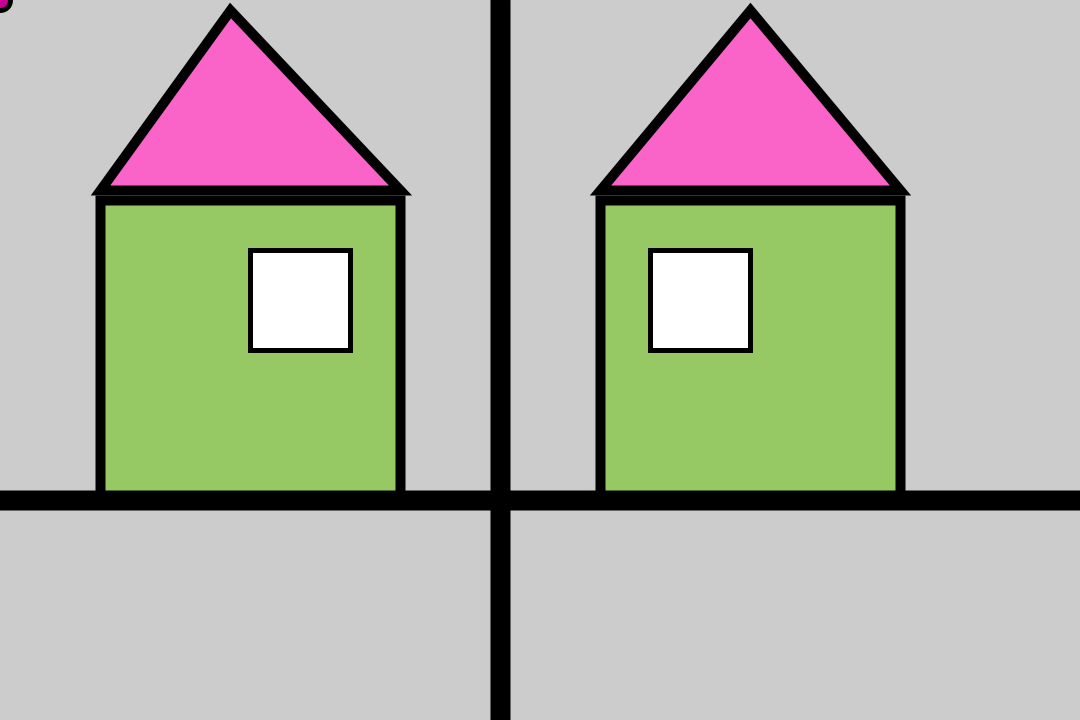
Frame 1 (no input)
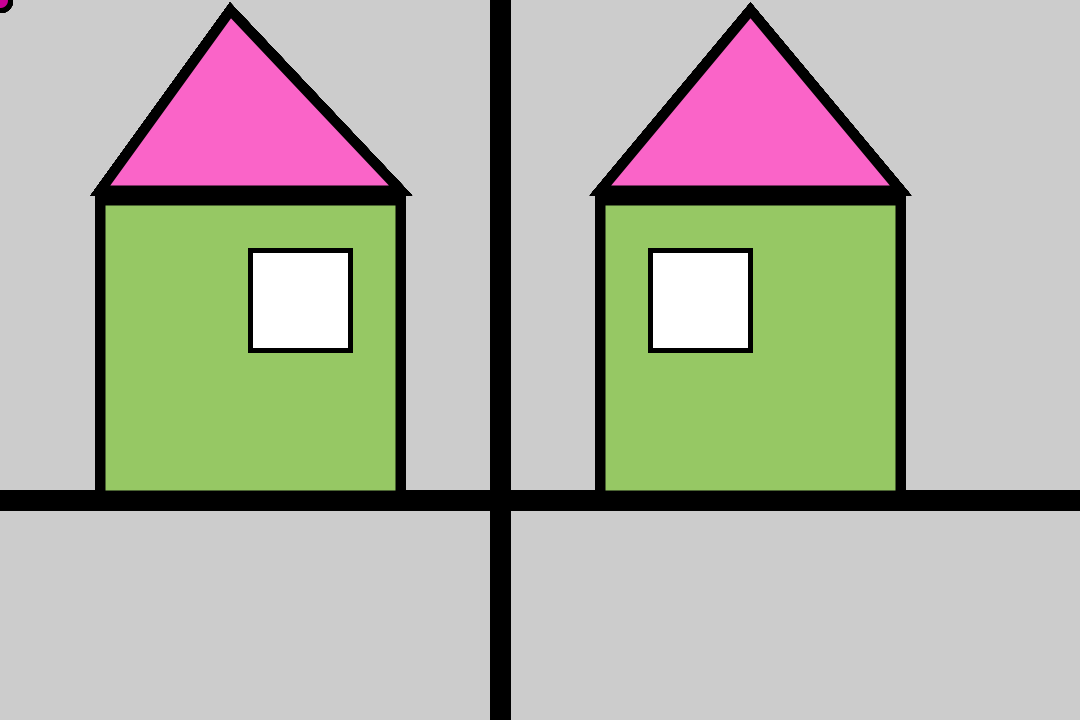
Frame 60 (the mouse pressed at the canvas centre just before this capture)
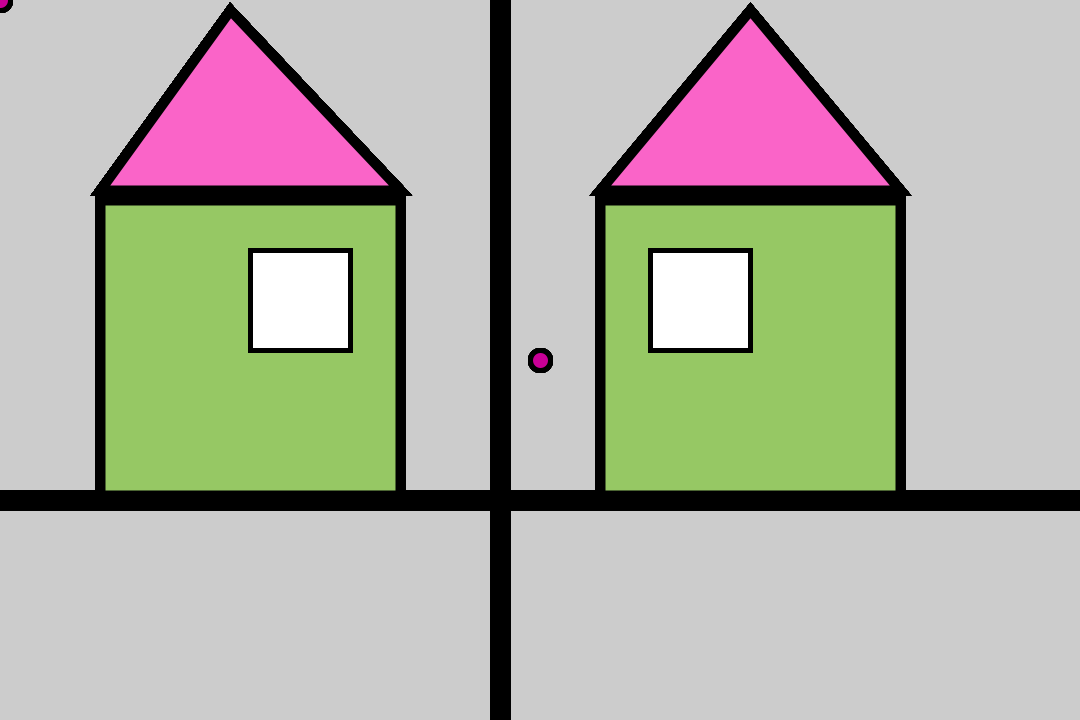
Frame 120 (the mouse held since frame 60 and released just before this capture)

The Processing sketch that drew these frames (run headless with seeded random() and noise(); from frame 60 on, the mouse is pressed at the canvas centre):

// Processing sketch: SS1_Shapesters
// ── SS1_Shapesters.pde
// Shapesters -- Anthony Rivera
void setup(){
  size (1080, 720);
  
  
};

void draw(){
  
  //rectangle 1
  strokeWeight(10);
  fill(150,200,100);
  rect(100, 200, 300, 300);
  
  //rectangle 2
  strokeWeight(10);
  fill(150,200,100);
  rect(600, 200, 300, 300);
  
  //triangle left (house)
  strokeWeight(10);
  fill(250,100,200);
  triangle(230,10,400,190,100,190);
  
  //triangle left (house)
  strokeWeight(10);
  fill(250,100,200);
  triangle(750,10, 600, 190, 900, 190);
  
  // circles that follow the path of mouse
  strokeWeight(5);
  fill(200,0,150);
  ellipse(mouseX, mouseY, 20, 20);
  
  //window
  fill(255,255,255);
  rect(250,250,100,100);
  
    //window
  fill(255,255,255);
  rect(650,250,100,100);
  
  // line going left to right
  strokeWeight(20);
  line(500, 0, 500,1080 );
  
  // line going left to right
  strokeWeight(20);
  line(0, 500, 1080, 500);

};
